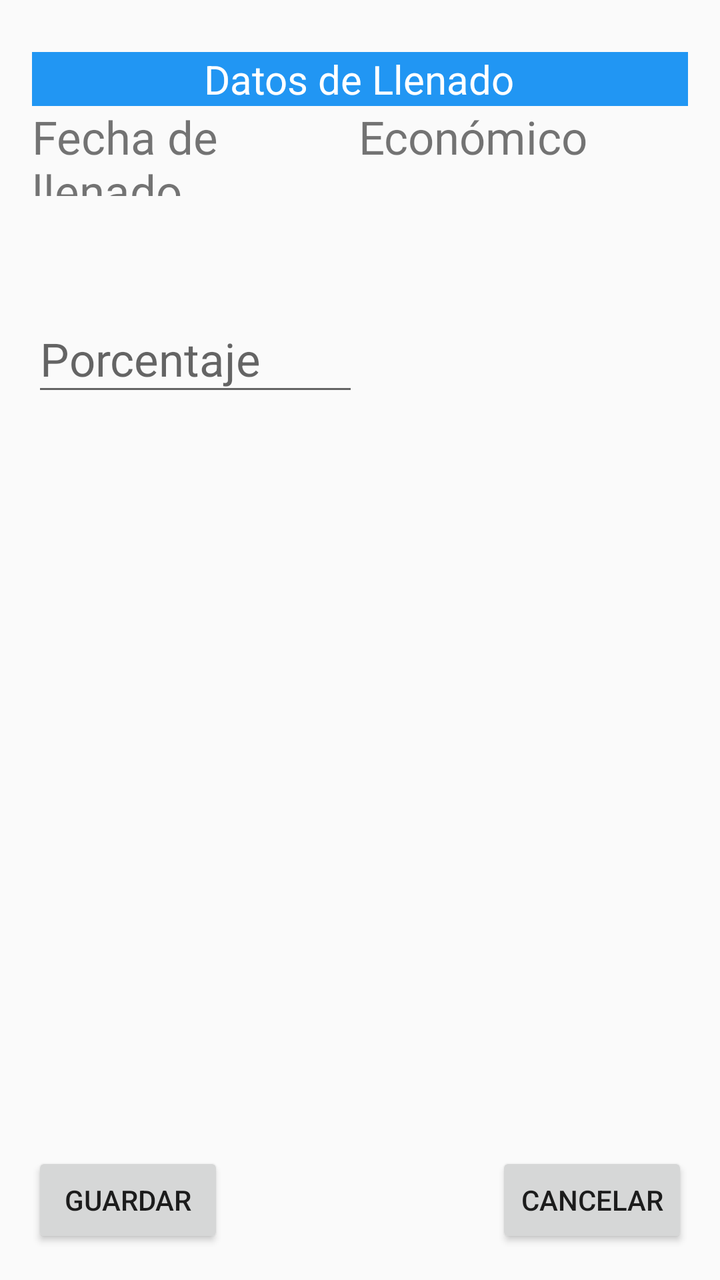
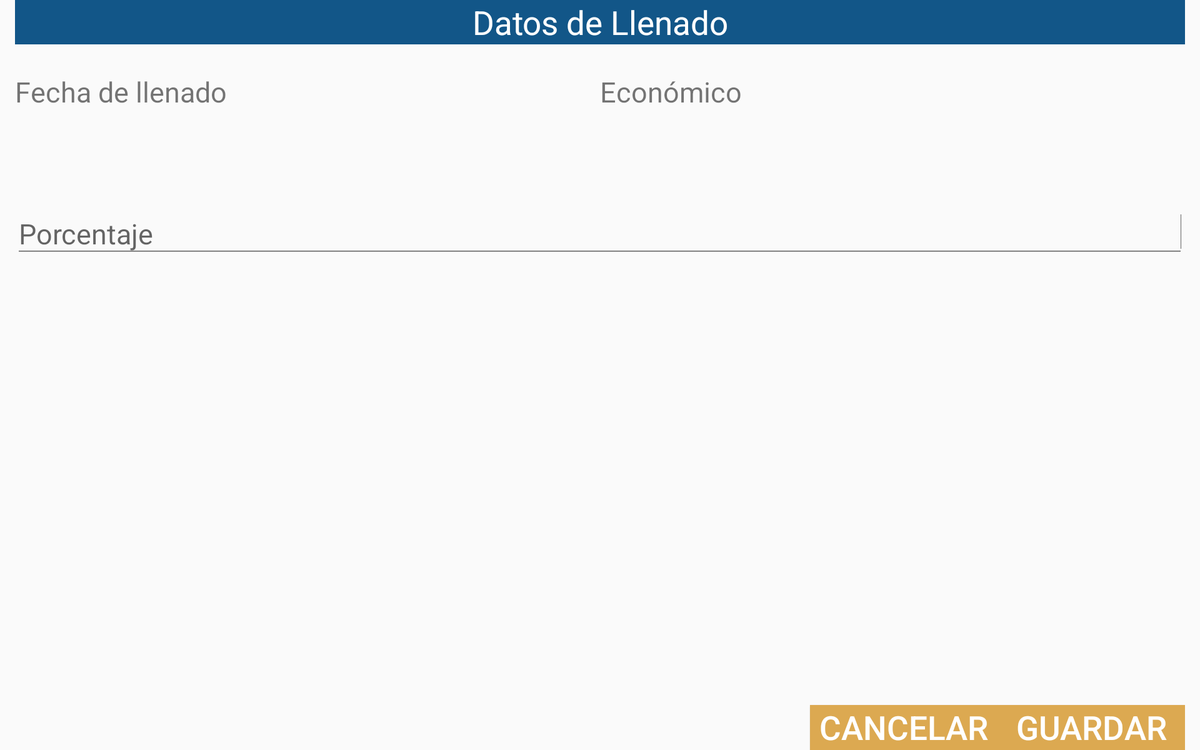

Compare how this app lays out the same screen by default and in its alternative resource folder. The renders come first, then the two layout files and the values they reference.
<!-- AndroidManifest.xml: application theme AppTheme -->
<!-- res/layout/activity_llenar_pipa.xml -->
<?xml version="1.0" encoding="utf-8"?>

<RelativeLayout xmlns:android="http://schemas.android.com/apk/res/android"
    xmlns:tools="http://schemas.android.com/tools"
    android:id="@+id/activity_main"
    android:layout_width="match_parent"
    android:layout_height="match_parent"
    android:paddingBottom="@dimen/activity_vertical_margin"
    android:paddingLeft="@dimen/activity_horizontal_margin"
    android:paddingRight="@dimen/activity_horizontal_margin"
    android:paddingTop="@dimen/activity_vertical_margin">

    <TableLayout xmlns:android="http://schemas.android.com/apk/res/android"
        android:id="@+id/tablaLlenadoPipa"
        android:layout_width="fill_parent"
        android:layout_height="wrap_content"
        android:layout_marginTop="10dp"
        android:stretchColumns="0,1,2,3,4,"
        android:collapseColumns="50dp">

        <TableRow android:background="@color/PrimaryColor">
            <TextView
                android:layout_column="0"
                android:text="Datos de Llenado"
                android:textSize="20dp"
                android:textAlignment="center"
                android:layout_gravity="center"
                android:layout_span="2"
                android:textColor="@android:color/white" />
        </TableRow>

        <TableRow>
            <TextView
                android:id="@+id/fecha"
                android:layout_width="100dp" android:layout_height="45dp"
                android:text="Fecha de llenado" android:textSize="23sp"/>
            <TextView
                android:id="@+id/economico"
                android:layout_width="100dp" android:layout_height="45dp"
                android:text="Económico" android:textSize="23sp" />
        </TableRow>
        <TableRow>
            <TextView
                android:id="@+id/lblFecha"
                android:layout_width="100dp" android:layout_height="55dp"
                android:textSize="23sp"/>

            <TextView
                android:id="@+id/txtEconomico"
                android:layout_width="100dp" android:layout_height="55dp"
                android:textSize="23sp" />
        </TableRow>

        <TableRow>
            <EditText
                android:id="@+id/txtPorcentaje"
                android:layout_width="100dp" android:layout_height="50dp"
                android:inputType="number"
                android:hint="Porcentaje" android:textSize="23sp"/>
            <TextView
                android:id="@+id/lblNone"
                android:layout_width="100dp" android:layout_height="50dp"
                android:textSize="23sp"/>
        </TableRow>
    </TableLayout>
    <Button
        android:text="Guardar" android:layout_width="96dp"
        android:layout_height="wrap_content"
        android:id="@+id/btnGuardar" android:layout_alignParentBottom="true"
        android:layout_marginRight="100dp"/>

    <Button
        android:text="Cancelar" android:layout_width="96dp"
        android:layout_height="wrap_content"
        android:id="@+id/btnCancelar" android:layout_alignParentBottom="true"
        android:layout_alignParentRight="true" android:layout_alignParentEnd="true" />

</RelativeLayout>
<!-- resources referenced by this layout -->
<resources>
  <color name="PrimaryColor">#2196F3</color>
  <dimen name="activity_horizontal_margin">16dp</dimen>
  <dimen name="activity_vertical_margin">16dp</dimen>
  <style name="AppTheme" parent="Theme.AppCompat.Light.NoActionBar">
          <item name="colorPrimary">@color/PrimaryColor</item>
          <item name="colorPrimaryDark">@color/primary_dark_material_dark</item>
          <item name="colorAccent">@color/colorAccent</item>
          Customize your theme here.
      </style>
  <color name="colorAccent">#c8e8ff</color>
</resources>
<!-- res/layout-xlarge-land/activity_llenar_pipa.xml (the author's variant of the layout above) -->
<!-- drawn on a large tablet held sideways -->
<?xml version="1.0" encoding="utf-8"?>
<RelativeLayout xmlns:android="http://schemas.android.com/apk/res/android"
    xmlns:tools="http://schemas.android.com/tools"
    android:id="@+id/activity_main"
    android:layout_width="match_parent"
    android:layout_height="match_parent"
    android:paddingLeft="16dp"
    android:paddingRight="16dp">

    <Button
        android:text="Guardar"
        android:layout_width="200dp"
        android:layout_height="wrap_content"
        android:id="@+id/btnGuardar"
        android:layout_alignParentBottom="true"
        android:layout_alignParentRight="true"
        android:layout_alignParentEnd="true"
        android:layout_gravity="center"
        android:background="#dca951"
        android:textColor="@android:color/white"
        android:textSize="35dp"/>

    <Button
        android:text="Cancelar" android:layout_width="200dp"
        android:layout_height="wrap_content"
        android:id="@+id/btnCancelar" android:layout_alignParentBottom="true"
        android:layout_toLeftOf="@+id/btnGuardar"
        android:layout_gravity="center"
        android:background="#dca951"
        android:textColor="@android:color/white"
        android:textSize="35dp"/>

    <TableLayout
        android:id="@+id/tablaLlenadoPipa"
        android:layout_width="fill_parent"
        android:layout_height="wrap_content"
        android:stretchColumns="0,1"
        android:collapseColumns="50dp"
        android:layout_alignParentTop="true"
        android:layout_alignParentLeft="true"
        android:layout_alignParentStart="true">

        <TableRow android:background="@color/ColorPrimary">
            <TextView
                android:layout_column="0"
                android:text="Datos de Llenado"
                android:textSize="35dp"
                android:textAlignment="center"
                android:layout_gravity="center"
                android:layout_span="2"
                android:textColor="@android:color/white" />
        </TableRow>

        <TableRow android:layout_marginTop="30dp">
            <TextView
                android:id="@+id/fecha"
                android:layout_width="100dp" android:layout_height="wrap_content"
                android:text="Fecha de llenado" android:textSize="30dp"/>
            <TextView
                android:id="@+id/economico"
                android:layout_width="100dp" android:layout_height="wrap_content"
                android:text="Económico" android:textSize="30dp" />
        </TableRow>
        <TableRow android:layout_marginTop="30dp">
            <TextView
                android:id="@+id/lblFecha"
                android:layout_width="100dp" android:layout_height="wrap_content"
                android:textSize="30dp"/>

            <TextView
                android:id="@+id/txtEconomico"
                android:layout_width="100dp" android:layout_height="wrap_content"
                android:textSize="30dp" />
        </TableRow>

        <TableRow android:layout_marginTop="30dp">
            <EditText
                android:id="@+id/txtPorcentaje" android:layout_span="2"
                android:layout_width="100dp" android:layout_height="wrap_content"
                android:inputType="number"
                android:hint="Porcentaje" android:textSize="30dp"/>
        </TableRow>
    </TableLayout>

</RelativeLayout>
<!-- resources referenced by the variant -->
<!-- as a large tablet held sideways resolves them -->
<resources>
  <color name="ColorPrimary">#125688</color>
  <style name="AppTheme" parent="Theme.AppCompat.Light.NoActionBar">
          <item name="colorPrimary">@color/PrimaryColor</item>
          <item name="colorPrimaryDark">@color/primary_dark_material_dark</item>
          <item name="colorAccent">@color/colorAccent</item>
          Customize your theme here.
      </style>
  <color name="PrimaryColor">#2196F3</color>
  <color name="colorAccent">#c8e8ff</color>
</resources>
